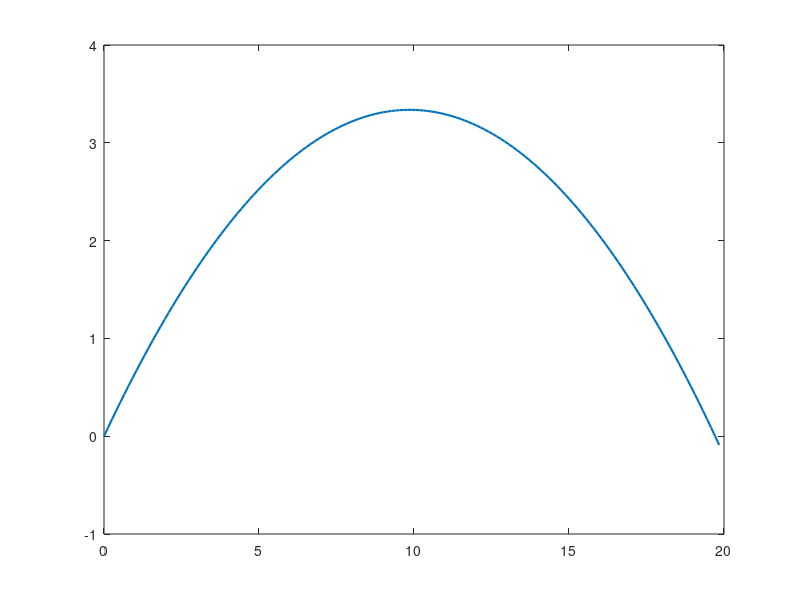

This chart was generated by the following MATLAB code:
clear;
h=1e-2;
N=1000;
x(1)=0;
y(1)=0;
u(1)=15*cos(pi/6);
v(1)=15*sin(pi/6);
t(1)=0;
g=10;

f=@(t,x) 0; #du/dt=0
r=@(t,u) u; #dx/dt=u
p=@(t,y) -g; #dv/dt=-g
q=@(t,v) v; #dy/dt=v

i=1;
while i<N
  k1=f(t(i),x(i));
  k2=f(t(i)+h/2,x(i)+h*k1/2);
  k3=f(t(i)+h/2,x(i)+h*k2/2);
  k4=f(t(i)+h,x(i)+k3);
  u(i+1)=u(i)+(h/6)*(k1+2*k2+2*k3+k4);
  
  k11=r(t(i),u(i));
  k22=r(t(i)+h/2,u(i)+h*k11/2); 
  k33=r(t(i)+h/2,u(i)+h*k22/2); 
  k44=r(t(i)+h,u(i)+h*k33);
  x(i+1)=x(i)+(h/6)*(k11+2*k22+2*k33+k44);
  
  l1=p(t(i),y(i));  
  l2=p(t(i)+h/2,y(i)+h*l1/2);  
  l3=p(t(i)+h/2,y(i)+h*l2/2);  
  l4=p(t(i)+h,y(i)+l3);
  v(i+1)=v(i)+(h/6)*(l1+2*l2+2*l3+l4);
  
  l11=q(t(i),v(i));
  l22=q(t(i)+h/2,v(i)+h*l11/2);
  l33=q(t(i)+h/2,v(i)+h*l22/2);
  l44=q(t(i)+h,v(i)+l33);
  y(i+1)=y(i)+(h/6)*(l11+2*l22+2*l33+l44);
  
  t(i+1)=t(i)+h;
  if y(i+1)<=0;
    break
  end
  i++;
end
plot(x,y,'Linewidth',1.5);
